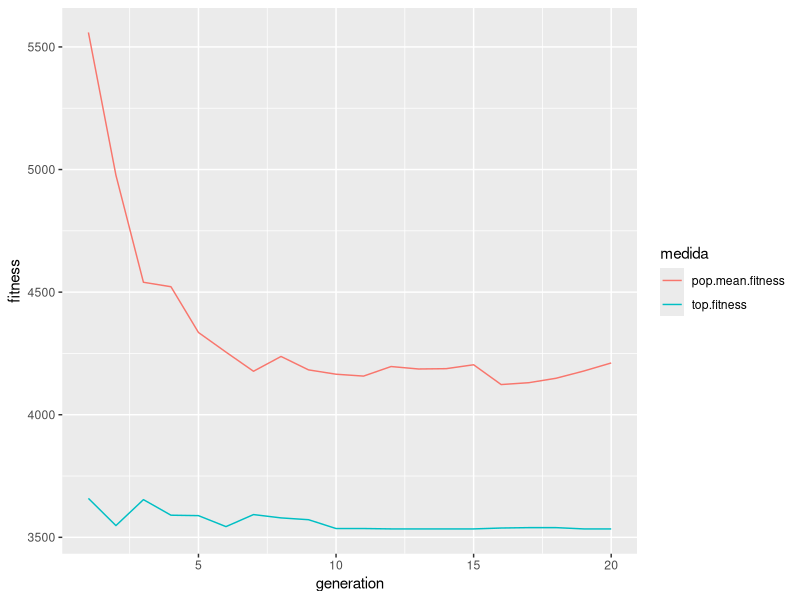

Write R code to recreate this figure.
library(MASS)
library(dplyr)
library(caret)
library(ggplot2)
library(tidyr)

##  -------------------------------------------------------
##  Área de funciones
##  -------------------------------------------------------

# Obtener cromosoma
# Esta función devuelve un arreglo con 1s y 0s, en la posición de cada variable en train,
# exceptuando la variable indicada por 'label'
get_chromosome <- function(x, train, label){
  col_names <- names(train)
  inputs <- setdiff(col_names, label)
  cromosoma <- sample(c(0,1), size = length(inputs), replace = TRUE)
  # Si todos son cero, pone a 1 todas las variables
  if (sum(cromosoma) == 0) {
    cromosoma <- rep(1,length(inputs)) 
  }
  output <- cromosoma
  return(output)
}

# Función de fitness
# Ajusta el modelo con el conjunto train utilizando las variables indicadas por el cromosoma
# Computa la suma de cuadrados de los residuos sobre el conjunto test
# label indica la variable dependiente 
get_fitness <- function(chromosome, train, test, label) {
  # Quita la columna con nombre 'label'
  col_names <- names(train)
  inputs <- setdiff(col_names, label)
  # Obtiene un arreglo lógico con las variables a incluir
  chromosome <- as.logical(chromosome)
  
  # Obtiene la fórmula de regresión lineal
  regresoras <- paste0(inputs[chromosome], collapse = '+')
  formula <- paste0(label, "~", regresoras)
  # Ajusta el modelo lineal sobre train
  lm.model <- lm(formula, data = train)
  # Se obtienen valores ajustados sobre el conjunto test
  pred <- predict(lm.model, test)
  # Suma de errores al cuadrado sobre test
  fitness.measure <- sum((test[[label]] - pred)^2)
  return(fitness.measure)
}

# Función de crossover para generar 2 hijos a partir de 2 padres
# parents - una lista de 2 cromosomas
# Devuelve una lista de 2 cromosomas hijos
crossover.fn <- function(parents){
  p1 <- parents[[1]]
  p2 <- parents[[2]]
  chromosome_len <- length(p1)
  mask1<-rep(0,ceiling(chromosome_len-chromosome_len/2))
  mask2 <- rep(1,chromosome_len/2)
  mask_last_half <-c(mask1,mask2)
  mask1<-rep(1,ceiling(chromosome_len-chromosome_len/2))
  mask2 <- rep(0,chromosome_len/2)
  mask_first_half <- c(mask1,mask2)
  child1 <- mask_first_half*p1+mask_last_half*p2
  child2 <- mask_first_half*p2+mask_last_half*p1
  return(list(child1,child2))
}

# Devuelve una lista de 2 padres obtenidos de la población a partir
# de una variable de roullete
select_mating_parents <- function(x, roullete, population) {
  # Toma dos índices de padres aleatoriamente, utilizando como pesos el ranking
  # de la ruleta en el dataframe ordenado
  parents <- sample(roullete$parent, size = 2, prob = roullete$rank)
  # Devuelve una lista de 2 padres obtenidos de la población
  return(population[parents])
}

# Función de mutación, aplica una mutación aleatoria al cromosoma 'child'
mutation.fn <- function(child, rate=0.01){
  mask <- sample(c(1,0), length(child), replace = TRUE, prob = c(rate, 1-rate))
  mutation.child <- xor(child, mask)*1.0
  return(mutation.child)
}

##  --------------------------------------------------------------------
##  Código principal de entrenamiento y ejecución del algoritmo genético
##  --------------------------------------------------------------------

# Datos de entrenamiento y prueba
train_index <- createDataPartition(Boston$medv,p=0.75,list = F)
train <- Boston[train_index,]
test <- Boston[-train_index,]

# Parámetros de simulación
POP_SIZE <- 100
GENERATIONS <- 20
MUTATION_RATE <- 0.1

# Variables para graficar
top.fitness.tray <- c(1:GENERATIONS)
mean.fitness.tray <- c(1:GENERATIONS)

# Obtener la población original - 1era. generación
#population <- lapply(1:POP_SIZE, get_chromosome, train=train, label="medv")

for (i in 1 : GENERATIONS) {

  print(paste0("Generación = ", i, collapse=""))
  
  # Obtener la población
  if (i == 1) {
    population <- lapply(1:POP_SIZE, get_chromosome, train=train, label="medv")
  } else {
    # Se aplica la mutación aleatoria a la lista de hijos para obtener la nueva población
    population <- lapply(children, mutation.fn, rate=MUTATION_RATE)
  }
  
  # Se obtiene el fitness para la población
  fitness <- lapply(population, get_fitness, train=train, test=test, label="medv")
  
  # Se genera una lista de los padres y sus valores de fitness, (ruleta)
  roullete <-
    tibble(parent=1:POP_SIZE, fitness= fitness %>% unlist()) %>%
    arrange(desc(fitness))
  
  # Se agrega la columna de ranking
  roullete$rank <- 1:nrow(roullete)
  
  # Devuelve una lista de parejas para aparearse
  mating_parents <-
    lapply(1:POP_SIZE, select_mating_parents,
      roullete=roullete, 
      population=population)
  
  # Se aplica un apareamiento entre cada par de padres para generar un par de hijos
  children <- lapply(mating_parents, crossover.fn)
  
  # Se unlistan los hijos y se toman solo los primeros pop_size
  children <- children %>% unlist(recursive = F) 
  children <- children[1:POP_SIZE]
  
  # Se obtiene el padre con el fitness más alto
  top_parent <- roullete %>% tail(1) %>% pull(parent)
  top_parent_fitness <- roullete %>% tail(1) %>% pull(fitness)
  top.fitness.tray[i] <- top_parent_fitness
  print(population[[top_parent]])
  print(paste0("Top parent fitness:", top_parent_fitness, collapse = " "))
  
  # Se obtiene la media del fitness para cada generación
  mean.fitness.tray[i] <- mean(roullete$fitness)
}


##  --------------------------------------------------------------------
##  Gráficas de la ejecución del algoritmo genético
##  --------------------------------------------------------------------

# Crear un dataframe con los resultados top y promedio por generación
tray <- tibble(generation = 1 : GENERATIONS, 
  top.fitness = top.fitness.tray, 
  pop.mean.fitness = mean.fitness.tray)

# Poner los resultados en formato tidy
tidy.tray <- tray %>% 
  gather("medida", "fitness", -1)

# Graficar
ggplot(tidy.tray, aes(x = generation, y = fitness, col = medida)) + 
  geom_line()

# Graficar el fitness top
#plot(top.fitness.tray)
#plot(mean.fitness.tray)









